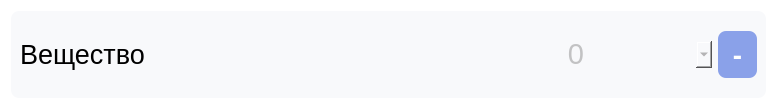
<?xml version="1.0" encoding="UTF-8"?>
<ui version="4.0">
 <class>substance</class>
 <widget class="QWidget" name="substance">
  <property name="geometry">
   <rect>
    <x>0</x>
    <y>0</y>
    <width>777</width>
    <height>109</height>
   </rect>
  </property>
  <property name="windowTitle">
   <string>Form</string>
  </property>
  <property name="styleSheet">
   <string notr="true">background-color:rgb(255, 255, 255)</string>
  </property>
  <layout class="QHBoxLayout" name="horizontalLayout">
   <item>
    <widget class="QWidget" name="widget_8" native="true">
     <property name="styleSheet">
      <string notr="true">border-radius: 8px;
background-color:rgb(248, 249, 251);
color: rgb(140, 139, 139);
margin-bottom: 0px;
margin-top: 0px;
margin-left: 0px;
padding: 0;</string>
     </property>
     <layout class="QHBoxLayout" name="horizontalLayout_22" stretch="0,3,0,0">
      <item>
       <widget class="QLabel" name="name_sub">
        <property name="minimumSize">
         <size>
          <width>0</width>
          <height>0</height>
         </size>
        </property>
        <property name="maximumSize">
         <size>
          <width>16777215</width>
          <height>16777215</height>
         </size>
        </property>
        <property name="font">
         <font>
          <pointsize>20</pointsize>
         </font>
        </property>
        <property name="styleSheet">
         <string notr="true">background-color:rgb(248, 249, 251);
color: rgb(0, 0, 0);
margin-right: 0px;
</string>
        </property>
        <property name="inputMethodHints">
         <set>Qt::ImhNone</set>
        </property>
        <property name="text">
         <string>Вещество</string>
        </property>
        <property name="wordWrap">
         <bool>true</bool>
        </property>
       </widget>
      </item>
      <item>
       <widget class="QLineEdit" name="value_sub">
        <property name="minimumSize">
         <size>
          <width>0</width>
          <height>0</height>
         </size>
        </property>
        <property name="font">
         <font>
          <family>MS Shell Dlg 2</family>
          <pointsize>22</pointsize>
          <weight>50</weight>
          <italic>false</italic>
          <bold>false</bold>
          <strikeout>false</strikeout>
         </font>
        </property>
        <property name="styleSheet">
         <string notr="true">background-color:rgb(248, 249, 251);
color: rgb(140, 139, 139);
outline: 0px;
padding-left: 10px;
margin-left: 20px;
margin-right: 20px;
border-top-left-radius: 0px;
border-bottom-left-radius: 0px;
border: none;
</string>
        </property>
        <property name="alignment">
         <set>Qt::AlignRight|Qt::AlignTrailing|Qt::AlignVCenter</set>
        </property>
        <property name="placeholderText">
         <string>0</string>
        </property>
       </widget>
      </item>
      <item>
       <widget class="QComboBox" name="dimension_sub">
        <property name="minimumSize">
         <size>
          <width>100</width>
          <height>0</height>
         </size>
        </property>
        <property name="font">
         <font>
          <family>MS Shell Dlg 2</family>
          <pointsize>16</pointsize>
         </font>
        </property>
        <property name="maxVisibleItems">
         <number>8</number>
        </property>
        <property name="insertPolicy">
         <enum>QComboBox::InsertAtBottom</enum>
        </property>
        <property name="frame">
         <bool>true</bool>
        </property>
        <property name="modelColumn">
         <number>0</number>
        </property>
       </widget>
      </item>
      <item>
       <widget class="QPushButton" name="clean_sub">
        <property name="font">
         <font>
          <family>Montserrat</family>
          <pointsize>20</pointsize>
          <weight>75</weight>
          <bold>true</bold>
         </font>
        </property>
        <property name="styleSheet">
         <string notr="true">QPushButton {
background-color:rgb(138, 161, 233);
color:rgb(255, 255, 255);
font-weight: 600;
border-radius: 8px;
padding: 5px 15px;
outline: 0px;
}
QPushButton:hover{
background-color: rgb(125, 143, 202);
}</string>
        </property>
        <property name="text">
         <string>-</string>
        </property>
       </widget>
      </item>
     </layout>
    </widget>
   </item>
  </layout>
 </widget>
 <resources/>
 <connections/>
</ui>
